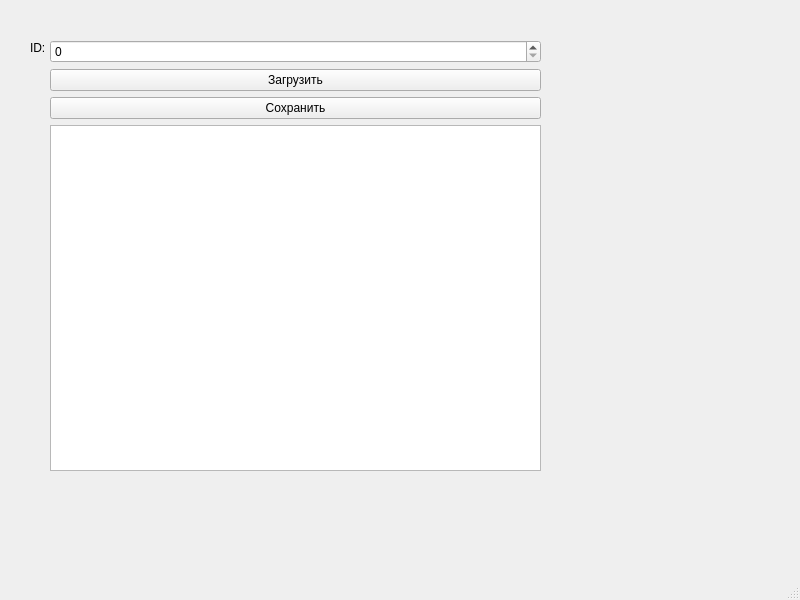
<?xml version="1.0" encoding="UTF-8"?>
<ui version="4.0">
 <class>MainWindow</class>
 <widget class="QMainWindow" name="MainWindow">
  <property name="geometry">
   <rect>
    <x>0</x>
    <y>0</y>
    <width>800</width>
    <height>600</height>
   </rect>
  </property>
  <property name="windowTitle">
   <string>MainWindow</string>
  </property>
  <widget class="QWidget" name="centralwidget">
   <widget class="QWidget" name="gridLayoutWidget">
    <property name="geometry">
     <rect>
      <x>50</x>
      <y>40</y>
      <width>491</width>
      <height>431</height>
     </rect>
    </property>
    <layout class="QGridLayout" name="gridLayout">
     <item row="1" column="0">
      <widget class="QPushButton" name="pushButton">
       <property name="text">
        <string>Загрузить</string>
       </property>
      </widget>
     </item>
     <item row="2" column="0">
      <widget class="QPushButton" name="pushButton_2">
       <property name="text">
        <string>Сохранить</string>
       </property>
      </widget>
     </item>
     <item row="0" column="0">
      <widget class="QSpinBox" name="spinBox"/>
     </item>
     <item row="3" column="0">
      <widget class="QTableWidget" name="tableWidget"/>
     </item>
    </layout>
   </widget>
   <widget class="QLabel" name="label">
    <property name="geometry">
     <rect>
      <x>30</x>
      <y>40</y>
      <width>60</width>
      <height>16</height>
     </rect>
    </property>
    <property name="text">
     <string>ID:</string>
    </property>
   </widget>
  </widget>
  <widget class="QMenuBar" name="menubar">
   <property name="geometry">
    <rect>
     <x>0</x>
     <y>0</y>
     <width>800</width>
     <height>21</height>
    </rect>
   </property>
  </widget>
  <widget class="QStatusBar" name="statusbar"/>
 </widget>
 <resources/>
 <connections/>
</ui>
